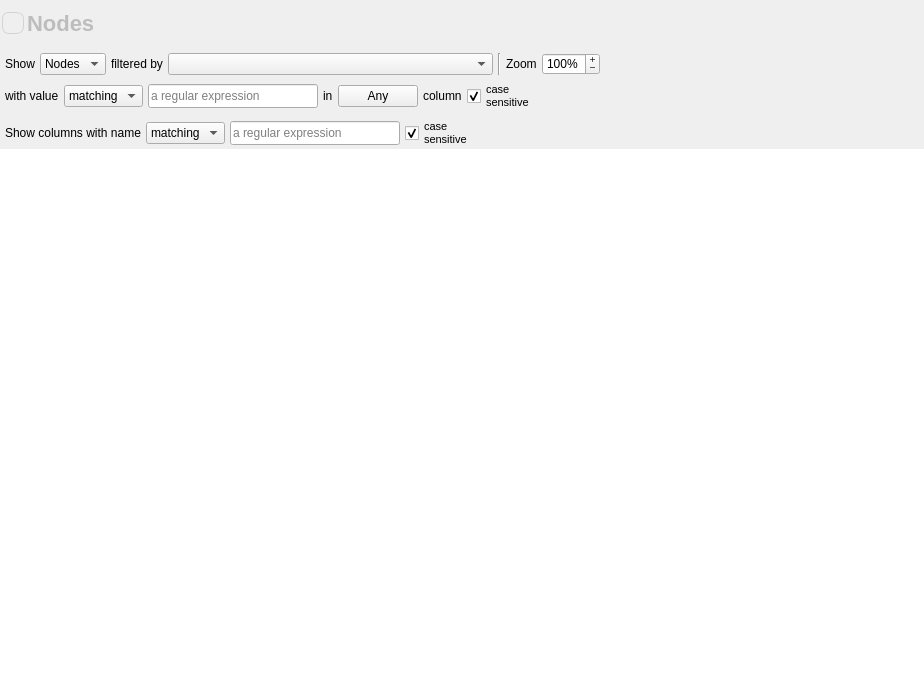
<?xml version="1.0" encoding="UTF-8"?>
<ui version="4.0">
 <class>TableViewWidget</class>
 <widget class="QWidget" name="TableViewWidget">
  <property name="geometry">
   <rect>
    <x>0</x>
    <y>0</y>
    <width>924</width>
    <height>680</height>
   </rect>
  </property>
  <layout class="QVBoxLayout" name="verticalLayout_6">
   <property name="leftMargin">
    <number>0</number>
   </property>
   <property name="topMargin">
    <number>0</number>
   </property>
   <property name="rightMargin">
    <number>0</number>
   </property>
   <property name="bottomMargin">
    <number>0</number>
   </property>
   <item>
    <widget class="QFrame" name="frame">
     <layout class="QVBoxLayout" name="verticalLayout">
      <property name="spacing">
       <number>0</number>
      </property>
      <property name="leftMargin">
       <number>0</number>
      </property>
      <property name="topMargin">
       <number>0</number>
      </property>
      <property name="rightMargin">
       <number>0</number>
      </property>
      <property name="bottomMargin">
       <number>0</number>
      </property>
      <item>
       <layout class="QHBoxLayout" name="horizontalLayout_5">
        <property name="spacing">
         <number>3</number>
        </property>
        <property name="leftMargin">
         <number>2</number>
        </property>
        <property name="topMargin">
         <number>4</number>
        </property>
        <property name="bottomMargin">
         <number>6</number>
        </property>
        <item>
         <widget class="QToolButton" name="tableSettingsButton">
          <property name="minimumSize">
           <size>
            <width>22</width>
            <height>22</height>
           </size>
          </property>
          <property name="maximumSize">
           <size>
            <width>22</width>
            <height>22</height>
           </size>
          </property>
          <property name="toolTip">
           <string>Show/Hide table settings</string>
          </property>
          <property name="styleSheet">
           <string notr="true">QToolButton {
border: none;
}
QToolButton:checked {
  border: 1px solid lightgray; border-radius: 7px
}
</string>
          </property>
          <property name="text">
           <string/>
          </property>
          <property name="icon">
           <iconset resource="../../../library/tulip-gui/resources/TulipGUIResource.qrc">
            <normaloff>:/tulip/gui/icons/16/settings.png</normaloff>:/tulip/gui/icons/16/settings.png</iconset>
          </property>
          <property name="checkable">
           <bool>true</bool>
          </property>
          <property name="checked">
           <bool>true</bool>
          </property>
         </widget>
        </item>
        <item>
         <widget class="QLabel" name="label">
          <property name="sizePolicy">
           <sizepolicy hsizetype="Preferred" vsizetype="Minimum">
            <horstretch>0</horstretch>
            <verstretch>0</verstretch>
           </sizepolicy>
          </property>
          <property name="minimumSize">
           <size>
            <width>0</width>
            <height>38</height>
           </size>
          </property>
          <property name="styleSheet">
           <string notr="true">
font: bold; font-size: 22px; color: #A0A0A0A0</string>
          </property>
          <property name="text">
           <string>Nodes</string>
          </property>
         </widget>
        </item>
       </layout>
      </item>
      <item>
       <widget class="QFrame" name="tableSettingsFrame">
        <property name="styleSheet">
         <string notr="true">#tableSettingsFrame {
	      padding-top: 5px;
	      }</string>
        </property>
        <layout class="QVBoxLayout" name="verticalLayout_4">
         <property name="spacing">
          <number>5</number>
         </property>
         <property name="leftMargin">
          <number>0</number>
         </property>
         <property name="topMargin">
          <number>0</number>
         </property>
         <property name="rightMargin">
          <number>0</number>
         </property>
         <property name="bottomMargin">
          <number>0</number>
         </property>
         <item>
          <layout class="QHBoxLayout" name="horizontalLayout_2">
           <property name="spacing">
            <number>5</number>
           </property>
           <property name="sizeConstraint">
            <enum>QLayout::SizeConstraint::SetMinimumSize</enum>
           </property>
           <property name="leftMargin">
            <number>5</number>
           </property>
           <property name="topMargin">
            <number>0</number>
           </property>
           <item>
            <widget class="QLabel" name="label_2">
             <property name="text">
              <string>Show</string>
             </property>
            </widget>
           </item>
           <item>
            <widget class="QComboBox" name="eltTypeCombo">
             <property name="toolTip">
              <string>Select row element type</string>
             </property>
             <property name="sizeAdjustPolicy">
              <enum>QComboBox::SizeAdjustPolicy::AdjustToContentsOnFirstShow</enum>
             </property>
             <item>
               <property name="text">
                 <string>Nodes</string>
               </property>
             </item>
             <item>
               <property name="text">
                 <string>Edges</string>
               </property>
             </item>
            </widget>
           </item>
           <item>
            <widget class="QLabel" name="filteringLabel">
             <property name="toolTip">
              <string>Only show the rows (nodes or edge) whose
the chosen selection property value is 'true'</string>
             </property>
             <property name="text">
              <string>filtered by</string>
             </property>
            </widget>
           </item>
           <item>
            <widget class="QComboBox" name="filteringPropertyCombo">
             <property name="sizePolicy">
              <sizepolicy hsizetype="MinimumExpanding" vsizetype="Fixed">
               <horstretch>0</horstretch>
               <verstretch>0</verstretch>
              </sizepolicy>
             </property>
             <property name="toolTip">
              <string>Only show the rows (nodes or edge) whose
the chosen selection property value is 'true'</string>
             </property>
             <property name="sizeAdjustPolicy">
              <enum>QComboBox::SizeAdjustPolicy::AdjustToContents</enum>
             </property>
            </widget>
           </item>
           <item>
            <widget class="Line" name="line">
             <property name="orientation">
              <enum>Qt::Orientation::Vertical</enum>
             </property>
            </widget>
           </item>
           <item>
            <widget class="QLabel" name="zoomLabel">
             <property name="toolTip">
              <string>Select the table zoom level</string>
             </property>
             <property name="text">
              <string>Zoom</string>
             </property>
            </widget>
           </item>
           <item>
            <widget class="QSpinBox" name="zoomSpinBox">
             <property name="buttonSymbols">
              <enum>QAbstractSpinBox::ButtonSymbols::PlusMinus</enum>
             </property>
             <property name="keyboardTracking">
              <bool>false</bool>
             </property>
             <property name="suffix">
              <string>%</string>
             </property>
             <property name="minimum">
              <number>60</number>
             </property>
             <property name="maximum">
              <number>300</number>
             </property>
             <property name="singleStep">
              <number>20</number>
             </property>
             <property name="value">
              <number>100</number>
             </property>
            </widget>
           </item>
           <item>
            <spacer name="horizontalSpacer_2">
             <property name="orientation">
              <enum>Qt::Orientation::Horizontal</enum>
             </property>
             <property name="sizeType">
              <enum>QSizePolicy::Policy::Expanding</enum>
             </property>
             <property name="sizeHint" stdset="0">
              <size>
               <width>40</width>
               <height>20</height>
              </size>
             </property>
            </spacer>
           </item>
          </layout>
         </item>
         <item>
          <layout class="QHBoxLayout" name="horizontalLayout">
           <property name="spacing">
            <number>5</number>
           </property>
           <property name="leftMargin">
            <number>5</number>
           </property>
           <property name="bottomMargin">
            <number>0</number>
           </property>
           <item>
            <widget class="QLabel" name="valueColmunMatch">
             <property name="text">
              <string>with value</string>
             </property>
            </widget>
           </item>
           <item>
            <widget class="QComboBox" name="valueMatchCombo">
             <property name="toolTip">
              <string notr="true">Indicates the type of filtering:
- 'matching' for a regular expression
- 'like' for a sql like pattern.</string>
             </property>
             <property name="sizeAdjustPolicy">
              <enum>QComboBox::SizeAdjustPolicy::AdjustToContentsOnFirstShow</enum>
             </property>
             <item>
              <property name="text">
               <string>matching</string>
              </property>
             </item>
             <item>
              <property name="text">
               <string>like</string>
              </property>
             </item>
            </widget>
           </item>
           <item>
            <widget class="ClearableLineEdit" name="filterEdit">
             <property name="sizePolicy">
              <sizepolicy hsizetype="Minimum" vsizetype="Fixed">
               <horstretch>0</horstretch>
               <verstretch>0</verstretch>
              </sizepolicy>
             </property>
             <property name="minimumSize">
              <size>
               <width>170</width>
               <height>24</height>
              </size>
             </property>
             <property name="toolTip">
              <string>Only show rows (nodes or edges) whose
the chosen column value matches the given regular expression.
Press 'Return' to validate.</string>
             </property>
             <property name="placeholderText">
              <string>a regular expression</string>
             </property>
            </widget>
           </item>
           <item>
            <widget class="QLabel" name="label_5">
             <property name="text">
              <string>in</string>
             </property>
            </widget>
           </item>
           <item>
            <widget class="QPushButton" name="matchPropertyButton">
             <property name="toolTip">
              <string>Only show the rows (nodes or edges) whose
the chosen column value matches the given regular expression</string>
             </property>
             <property name="layoutDirection">
              <enum>Qt::LayoutDirection::RightToLeft</enum>
             </property>
             <property name="text">
              <string>Any</string>
             </property>
             <property name="icon">
              <iconset resource="../../../library/tulip-gui/resources/TulipGUIResource.qrc">
               <normaloff>:/tulip/gui/ui/combobox_arrow.png</normaloff>:/tulip/gui/ui/combobox_arrow.png</iconset>
             </property>
            </widget>
           </item>
           <item>
            <widget class="QLabel" name="label_4">
             <property name="toolTip">
              <string>Only show the rows (nodes or edges) whose
the chosen column value contains the given pattern</string>
             </property>
             <property name="text">
              <string>column</string>
             </property>
            </widget>
           </item>
           <item>
            <widget class="QCheckBox" name="filtercase">
             <property name="font">
              <font>
               <pointsize>8</pointsize>
               <italic>false</italic>
               <bold>false</bold>
              </font>
             </property>
             <property name="toolTip">
              <string>indicates if the match is case sensitive or not</string>
             </property>
             <property name="text">
              <string>case
sensitive</string>
             </property>
             <property name="checked">
              <bool>true</bool>
             </property>
            </widget>
           </item>
           <item>
            <spacer name="horizontalSpacer">
             <property name="orientation">
              <enum>Qt::Orientation::Horizontal</enum>
             </property>
             <property name="sizeHint" stdset="0">
              <size>
               <width>40</width>
               <height>20</height>
              </size>
             </property>
            </spacer>
           </item>
          </layout>
         </item>
         <item>
          <layout class="QHBoxLayout" name="horizontalLayout_3">
           <property name="spacing">
            <number>5</number>
           </property>
           <property name="leftMargin">
            <number>5</number>
           </property>
           <property name="bottomMargin">
            <number>0</number>
           </property>
           <item>
            <widget class="QLabel" name="labelColumnMatch">
             <property name="toolTip">
              <string>Only show the columns (properties) whose name
matches the given regular expression.</string>
             </property>
             <property name="text">
              <string>Show columns with name</string>
             </property>
            </widget>
           </item>
           <item>
            <widget class="QComboBox" name="columnMatchCombo">
             <property name="toolTip">
              <string notr="true">Indicates the type of filtering
- 'matching' for a regular expressio
- 'like' for a sql like pattern.</string>
             </property>
             <item>
              <property name="text">
               <string>matching</string>
              </property>
             </item>
             <item>
              <property name="text">
               <string>like</string>
              </property>
             </item>
            </widget>
           </item>
           <item>
            <widget class="ClearableLineEdit" name="columnsFilterEdit">
             <property name="sizePolicy">
              <sizepolicy hsizetype="Minimum" vsizetype="Fixed">
               <horstretch>0</horstretch>
               <verstretch>0</verstretch>
              </sizepolicy>
             </property>
             <property name="minimumSize">
              <size>
               <width>170</width>
               <height>24</height>
              </size>
             </property>
             <property name="toolTip">
              <string>Only show the columns (properties) whose name
matches the given regular expression.
Press 'Return' to validate.</string>
             </property>
             <property name="placeholderText">
              <string>a regular expression</string>
             </property>
            </widget>
           </item>
           <item>
            <widget class="QCheckBox" name="columnsfiltercase">
             <property name="font">
              <font>
               <pointsize>8</pointsize>
              </font>
             </property>
             <property name="toolTip">
              <string>indicates if the match is case sensitive or not</string>
             </property>
             <property name="text">
              <string>case
sensitive</string>
             </property>
             <property name="checked">
              <bool>true</bool>
             </property>
            </widget>
           </item>
           <item>
            <spacer name="horizontalSpacer_4">
             <property name="orientation">
              <enum>Qt::Orientation::Horizontal</enum>
             </property>
             <property name="sizeHint" stdset="0">
              <size>
               <width>40</width>
               <height>20</height>
              </size>
             </property>
            </spacer>
           </item>
          </layout>
         </item>
        </layout>
       </widget>
      </item>
      <item>
       <widget class="QFrame" name="frame_2">
        <property name="styleSheet">
         <string notr="true">
#frame_2 {
border-right: 0px;
}
QFrame[section] {
border: 1px solid #D9D9D9;
padding-top: 0px;
}</string>
        </property>
        <property name="section" stdset="0">
         <bool>true</bool>
        </property>
        <layout class="QVBoxLayout" name="verticalLayout_2">
         <property name="spacing">
          <number>0</number>
         </property>
         <property name="leftMargin">
          <number>0</number>
         </property>
         <property name="topMargin">
          <number>0</number>
         </property>
         <property name="rightMargin">
          <number>0</number>
         </property>
         <property name="bottomMargin">
          <number>0</number>
         </property>
         <item>
          <widget class="NavigableTableView" name="table">
           <property name="contextMenuPolicy">
            <enum>Qt::ContextMenuPolicy::CustomContextMenu</enum>
           </property>
           <property name="frameShape">
            <enum>QFrame::Shape::NoFrame</enum>
           </property>
           <property name="selectionBehavior">
            <enum>QAbstractItemView::SelectionBehavior::SelectRows</enum>
           </property>
           <property name="sortingEnabled">
            <bool>true</bool>
           </property>
           <property name="wordWrap">
            <bool>false</bool>
           </property>
           <property name="cornerButtonEnabled">
            <bool>false</bool>
           </property>
           <attribute name="verticalHeaderMinimumSectionSize">
            <number>30</number>
           </attribute>
          </widget>
         </item>
        </layout>
       </widget>
      </item>
     </layout>
    </widget>
   </item>
  </layout>
 </widget>
 <customwidgets>
  <customwidget>
   <class>ClearableLineEdit</class>
   <extends>QLineEdit</extends>
   <header location="global">tulip/ClearableLineEdit.h</header>
  </customwidget>
  <customwidget>
   <class>NavigableTableView</class>
   <extends>QTableView</extends>
   <header>navigabletableview.h</header>
  </customwidget>
 </customwidgets>
 <resources>
  <include location="../../../library/tulip-gui/resources/TulipGUIResource.qrc"/>
 </resources>
 <connections/>
 <slots>
  <slot>setPropertyVisible(tlp::PropertyInterface*,bool)</slot>
  <slot>setFilter(QString)</slot>
 </slots>
</ui>
